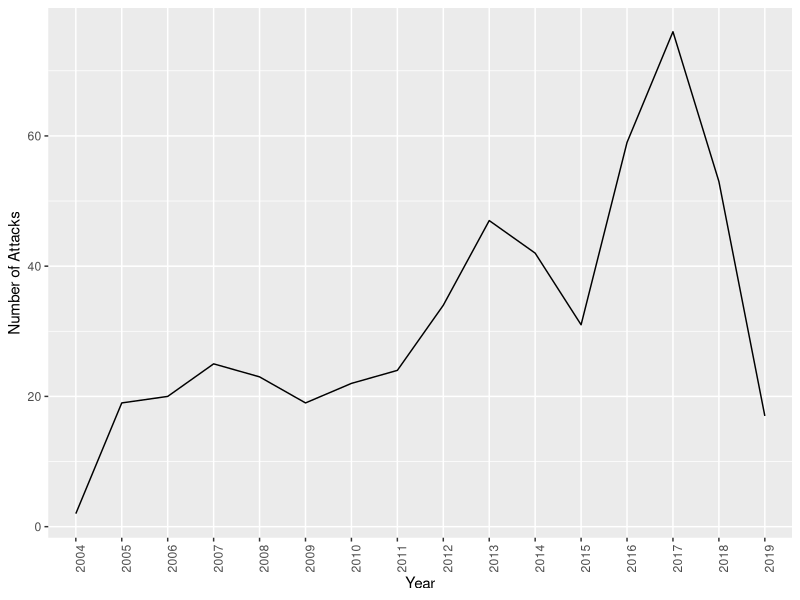
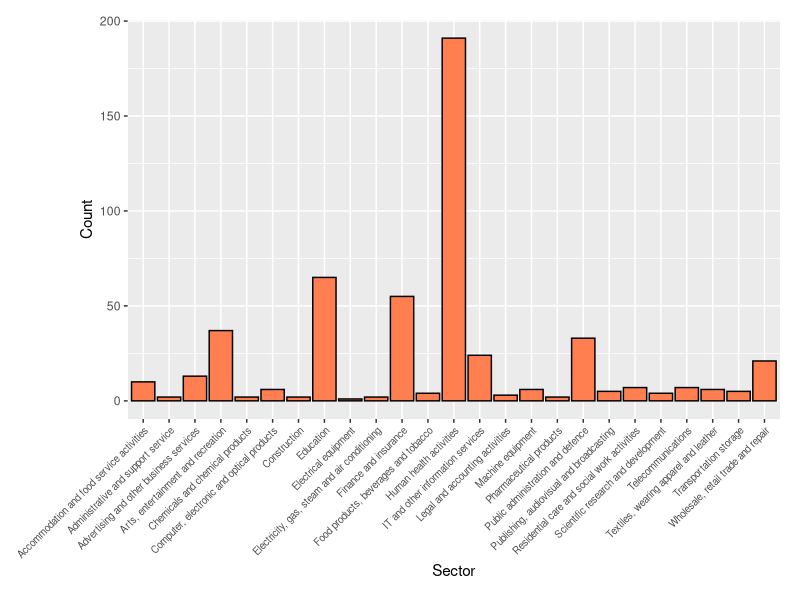
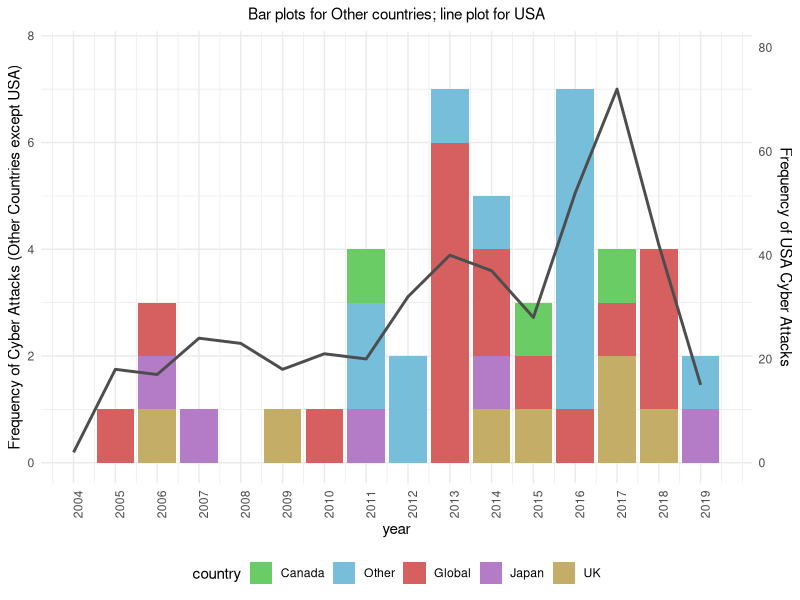
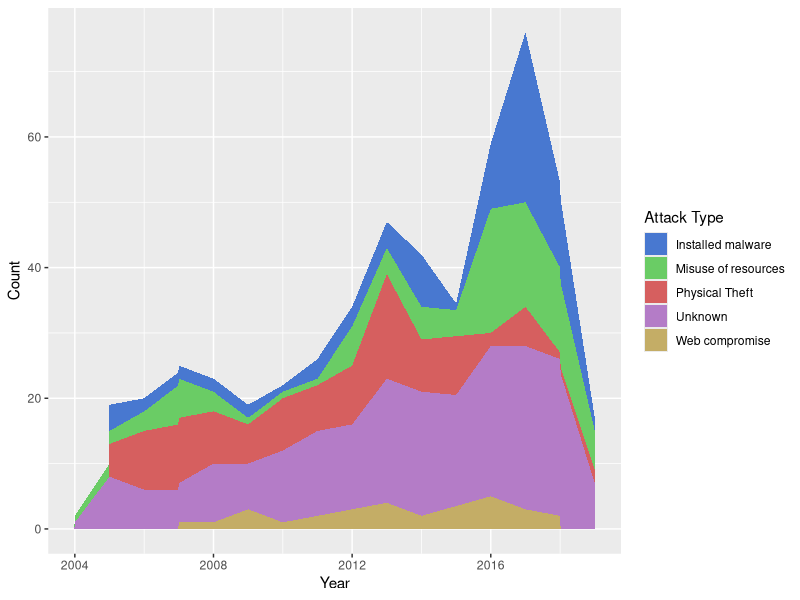
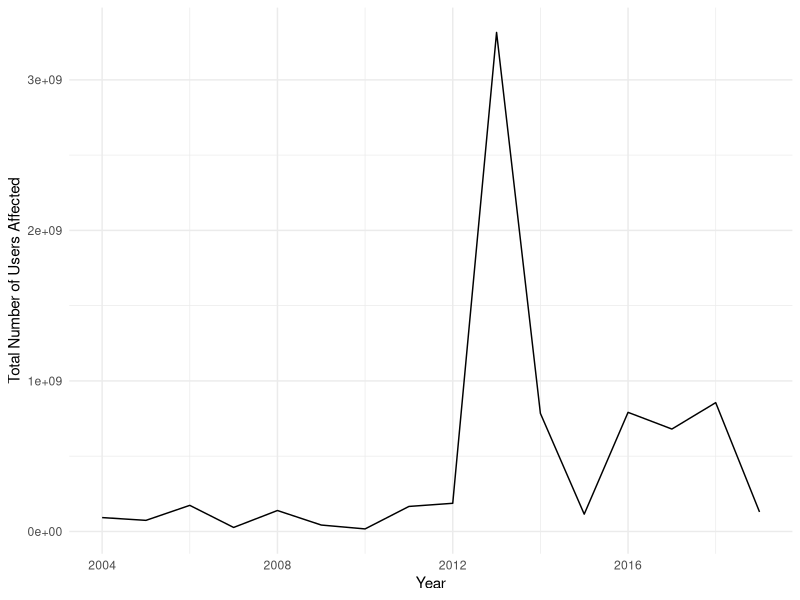

R code for these plots, in order:
## ---- chunk 1
#| include: false
#| warning: false
#| message: false

library(tidyverse)
library(readxl)
library(here)

breach_data <- read.csv(here("data/analysis_data/breach_data.csv"))
## ---- chunk 2
#| label: tbl-summary
#| fig-cap: Summary Statistics for Organization Size and Sector
#| echo: false
#| warning: false
#| message: false
# Load the necessary libraries
library(dplyr)
library(knitr)
library(kableExtra)

# Assuming 'organisation_size' and 'sector' are some of the variables you want summarized
# Create a function that will return the summary statistics you need
get_summary_stats <- function(data, variable_name) {
  summary_stats <- data %>%
    group_by(!!sym(variable_name)) %>%
    summarise(
      Count = n(),
      Frequency = n() / nrow(data) * 100
    ) %>%
    ungroup() %>%
    arrange(desc(Frequency))
  
  return(summary_stats)
}

# Call the function for 'organisation_size'
summary_organisation_size <- get_summary_stats(breach_data, "organisation_size")

# Call the function for 'sector'
summary_sector <- get_summary_stats(breach_data, "sector")


summary_combined <- rbind(
  data.frame(
    Variable = rep("a. Organization Size", nrow(summary_organisation_size)),
    Category = summary_organisation_size$organisation_size,
    Count = summary_organisation_size$Count,
    `Frequency (%)` = round(summary_organisation_size$Frequency, 2)
  ),
  data.frame(
    Variable = rep("b. Sector", nrow(summary_sector)),
    Category = summary_sector$sector,
    Count = summary_sector$Count,
    `Frequency (%)` = round(summary_sector$Frequency, 2)
  )
)

# Create the table using kable and add LaTeX formatting
kable(summary_combined, format = "latex", booktabs = TRUE, escape = FALSE) %>%
  kable_styling(latex_options = c("striped", "scale_down")) %>%
  add_header_above(c(" " = 1, "Summary Statistics" = 3)) %>%
  pack_rows("Organization Size", 1, nrow(summary_organisation_size), bold = TRUE) %>%
  pack_rows("Sector", nrow(summary_organisation_size) + 1, nrow(summary_combined), bold = TRUE)

## ---- chunk 3
#| label: fig-attacks
#| fig-cap: Cyberattacks Over Time
#| echo: false
#| warning: false

breach_data %>%
  count(year) %>%
  ggplot(aes(x = as.factor(year), y = n)) +  # Convert year to factor to treat it as discrete
  geom_line(group=1) +  # Ensure geom_line treats the data as connected points
  scale_x_discrete(breaks = levels(as.factor(breach_data$year))) +  # Specify breaks at every level of the factor
  labs(x = "Year", y = "Number of Attacks") +
  theme(axis.text.x = element_text(angle = 90, hjust = 1))  # Rotate x labels to fit them all

## ---- chunk 4
#| label: fig-sector
#| fig-cap: Bar Plot of Count of Cyber Attacks by Sector
#| echo: false
#| warning: false

ggplot(breach_data, aes(x = sector)) +
  geom_bar(fill = "coral", color = "black") +
  labs(x = "Sector", y = "Count") +
  theme(axis.text.x = element_text(angle = 45, hjust = 1, size = rel(0.8)),
        plot.margin = unit(c(1,1,1,4), "lines")) 


## ---- chunk 5
#| label: fig-overviewofattack
#| fig-cap: Overview of Cyber Attacks by Year and Country
#| echo: false
#| warning: false

breach_data$year <- as.numeric(as.character(breach_data$year))

# Now proceed with your data manipulation
breach_data_summary <- breach_data %>%
  mutate(country = fct_collapse(country,
                                "Other" = setdiff(unique(country), 
                                                   c("USA", "Australia", "Canada", "Global", "Japan", "UK")))) %>%
  group_by(year, country) %>%
  summarize(frequency = n(), .groups = 'drop')

# Separating the data by country for ease of plotting
country_data <- breach_data_summary %>%
  filter(country != "USA")

usa_data <- breach_data_summary %>%
  filter(country == "USA") %>%
  arrange(year)

# Ensure year is numeric for the line plot
breach_data_summary$year <- as.numeric(as.character(breach_data_summary$year))

# Recalculate max frequencies if necessary
max_usa_freq <- max(usa_data$frequency, na.rm = TRUE)
max_other_freq <- max(country_data$frequency, na.rm = TRUE)

# Determine scale factor for secondary axis
scale_factor <- max_other_freq / max_usa_freq
breach_data_summary$year <- as.numeric(as.character(breach_data_summary$year))
breach_data_summary <- breach_data_summary %>% filter(!is.na(year))

# Plot
# Define a color palette
formal_palette <- c("Australia" = "#4878D0", "Canada" = "#6ACC65", "Global" = "#D65F5F", 
                    "Japan" = "#B47CC7", "UK" = "#C4AD66", "Other" = "#77BEDB")

# Plot
gg <- ggplot() +
  # Add bars for all countries except USA
  geom_bar(data = country_data, aes(x = year, y = frequency, fill = country), stat = "identity", position = position_stack()) +
  # Add line for USA
  geom_line(data = usa_data, aes(x = year, y = frequency * scale_factor, group = 1), color = "#4D4D4D", size = 1) +
  # Define the primary y-axis with the secondary axis for the USA
  scale_y_continuous(
    name = "Frequency of Cyber Attacks (Other Countries except USA)", 
    limits = c(0, max_other_freq * 1.1),  # Set limits for better control, slightly above max to ensure space for the line
    sec.axis = sec_axis(~ . / scale_factor, name = "Frequency of USA Cyber Attacks", labels = scales::comma)
  ) +
  # Set breaks for the x-axis to unique years
  scale_x_continuous(breaks = sort(unique(breach_data_summary$year))) +
  # Apply the formal color palette
  scale_fill_manual(values = formal_palette) +
  labs(subtitle = "Bar plots for Other countries; line plot for USA") +
  theme_minimal() +
  theme(axis.text.x = element_text(angle = 90, hjust = 1), # Rotate x-axis labels
        legend.position = "bottom", # Adjust the position of the legend
        plot.title = element_text(hjust = 0.5), # Center the plot title
        plot.subtitle = element_text(hjust = 0.5)) # Center the plot subtitle


# Print the plot
print(gg)

## ---- chunk 6
#| label: fig-attacktype
#| fig-cap: Attack Types Over Years
#| echo: false
#| warning: false

attack_type_palette <- c(
  "Installed malware" = "#4878D0", 
  "Misuse of resources" = "#6ACC65", 
  "Physical Theft" = "#D65F5F", 
  "Unknown" = "#B47CC7", 
  "Web compromise" = "#C4AD66"
)

breach_data %>%
  count(year, attack_type) %>%
  ggplot(aes(x = year, y = n, fill = attack_type)) +
  geom_area(position = 'stack') +
  labs(x = "Year", 
       y = "Count", 
       fill = "Attack Type") +
  scale_fill_manual(values = attack_type_palette)
## ---- chunk 7
#| label: fig-numofusersaffected 
#| fig-cap: Number of Users Affected Over Years16
#| echo: false
#| warning: false

breach_data %>%
  group_by(year) %>%
  summarize(total_users_affected = sum(number_of_users_affected, na.rm = TRUE)) %>%
  ggplot(aes(x = year, y = total_users_affected)) +
  geom_line() +
  labs(x = "Year",
       y = "Total Number of Users Affected") +
  theme_minimal()
